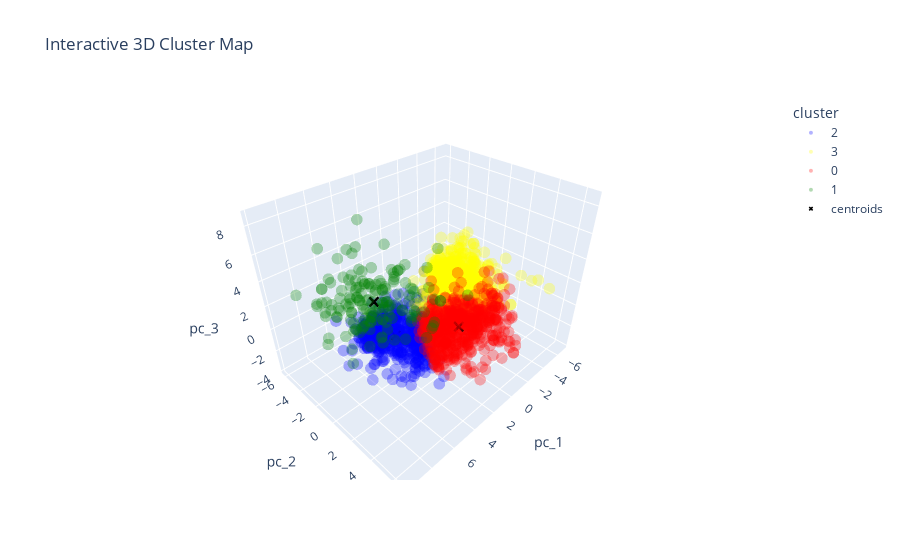

Notebook cell for this chart:
### Code cell
# Adding column with cluster prediction
pca_df["cluster"] = labels.astype('str')

fig = px.scatter_3d(
    pca_df,
    x="pc_1",
    y="pc_2",
    z="pc_3",
    color = "cluster",
    color_discrete_map ={'0':'red', '1':"green",'2':"blue",'3':"yellow"},
    title = "Interactive 3D Cluster Map",
    opacity = 0.3
)

fig.add_trace(go.Scatter3d(
    x = centroids[:,0],
    y = centroids[:,1],
    z = centroids[:,2],
    name = "centroids",
    mode = "markers",
    marker = dict(
        size = 20,
        color = 'black',
        symbol='x'
        )
    )
)


fig.update_traces(marker=dict(size=4))
fig.show()

### Figure 1 — Plotly figure (JSON) as saved in the notebook; plotly's stock layout.template omitted (floating-point values rounded to 4 significant figures; data arrays with more than 128 entries replaced by an {"elided": "..."} marker saying what was removed)
{"data": [{"hovertemplate": "cluster=2<br>pc_1=%{x}<br>pc_2=%{y}<br>pc_3=%{z}<extra></extra>", "legendgroup": "2", "marker": {"color": "blue", "opacity": 0.3, "size": 4, "symbol": "circle"}, "mode": "markers", "name": "2", "scene": "scene", "showlegend": true, "type": "scatter3d", "x": {"elided": "498 float values"}, "y": {"elided": "498 float values"}, "z": {"elided": "498 float values"}}, {"hovertemplate": "cluster=3<br>pc_1=%{x}<br>pc_2=%{y}<br>pc_3=%{z}<extra></extra>", "legendgroup": "3", "marker": {"color": "yellow", "opacity": 0.3, "size": 4, "symbol": "circle"}, "mode": "markers", "name": "3", "scene": "scene", "showlegend": true, "type": "scatter3d", "x": {"elided": "987 float values"}, "y": {"elided": "987 float values"}, "z": {"elided": "987 float values"}}, {"hovertemplate": "cluster=0<br>pc_1=%{x}<br>pc_2=%{y}<br>pc_3=%{z}<extra></extra>", "legendgroup": "0", "marker": {"color": "red", "opacity": 0.3, "size": 4, "symbol": "circle"}, "mode": "markers", "name": "0", "scene": "scene", "showlegend": true, "type": "scatter3d", "x": {"elided": "589 float values"}, "y": {"elided": "589 float values"}, "z": {"elided": "589 float values"}}, {"hovertemplate": "cluster=1<br>pc_1=%{x}<br>pc_2=%{y}<br>pc_3=%{z}<extra></extra>", "legendgroup": "1", "marker": {"color": "green", "opacity": 0.3, "size": 4, "symbol": "circle"}, "mode": "markers", "name": "1", "scene": "scene", "showlegend": true, "type": "scatter3d", "x": {"elided": "158 float values"}, "y": {"elided": "158 float values"}, "z": {"elided": "158 float values"}}, {"marker": {"color": "black", "size": 4, "symbol": "x"}, "mode": "markers", "name": "centroids", "type": "scatter3d", "x": [0.05916, 5.954, 3.736, -2.876], "y": [1.902, -0.1332, -0.8617, -0.6817], "z": [-0.7932, 3.495, -1.085, 0.4625]}], "layout": {"legend": {"title": {"text": "cluster"}, "tracegroupgap": 0}, "scene": {"domain": {"x": [0, 1], "y": [0, 1]}, "xaxis": {"title": {"text": "pc_1"}}, "yaxis": {"title": {"text": "pc_2"}}, "zaxis": {"title": {"text": "pc_3"}}}, "title": {"text": "Interactive 3D Cluster Map"}}}
